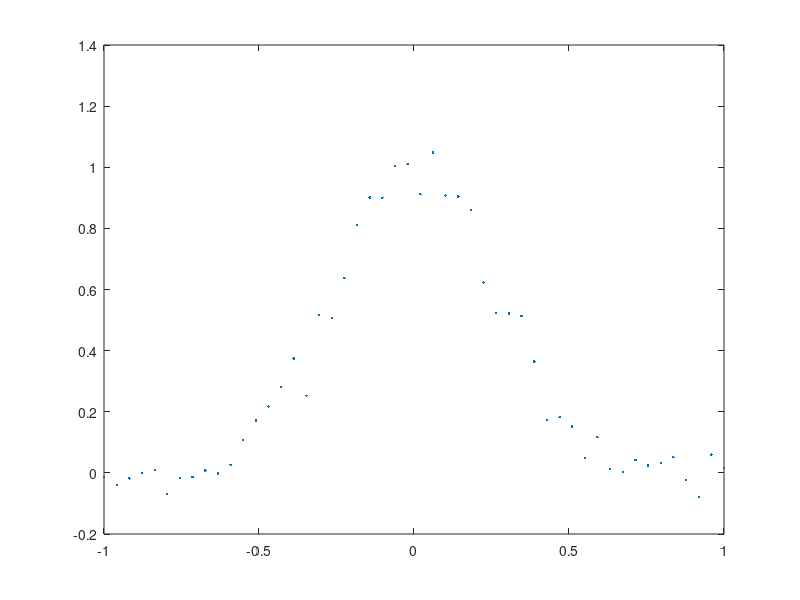

This chart was generated by the following MATLAB code: (Note: this script raises an error after producing the figure.)
%% generate Gaussian peak
rng(20151029);

N=50;
x=linspace(-1,+1,N);
x=x(:);
y=exp(-x.^2/(2*0.25^2))+0.05*randn(size(x));
data=[x y];

figure;
plot(x,y,'.');

%%
fit=@(p,xb,yb) [x p(1)+p(2)*exp(-(x-p(3)).^2/(2*p(4)^2))];
guess=nan(4,1);
guess(1)=min(y);
[guess(2),index]=max(y);
guess(2)=guess(2)-guess(1);
guess(3)=x(index);
guess(4)=(max(x)-min(x))/4;
tic;
%object.OptimizationSettings=optimset('Display','iter');
object=SMASH.MonteCarlo.Support.Model2D(fit,guess);
toc;